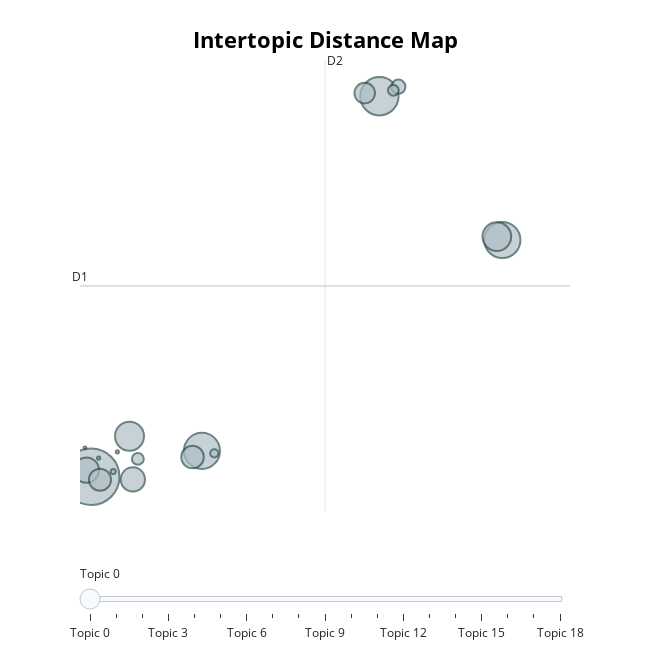

The cell this chart's notebook holds for it:
### Markdown cell above
#### Visualizing topics and their sizes

### Code cell
topic_model.visualize_topics()

### Figure 1 — Plotly figure (JSON) as saved in the notebook; plotly's stock layout.template omitted (floating-point values rounded to 4 significant figures)
{"data": [{"customdata": [[0, "police | old | child | home | man", 8164], [1, "al | government | military | attack | president", 3749], [2, "league | player | game | goal | club", 3325], [3, "car | flight | passenger | company | apple", 3315], [4, "patient | hospital | cancer | doctor | health", 2143], [5, "win | team | race | world | game", 2102], [6, "mr | prince | labour | minister | party", 1648], [7, "dog | animal | cat | shark | pet", 1488], [8, "space | earth | storm | nasa | weather", 1296], [9, "obama | president | state | clinton | republican", 1248], [10, "korea | china | north | korean | chinese", 1079], [11, "cuba | cuban | government | haiti | president", 508], [12, "school | student | pupil | teacher | university", 354], [13, "french | knox | paris | france | hollande", 295], [14, "apple | device | iphone | google | user", 169], [15, "est | australia | galaxy | shear | court", 64], [16, "cosby | allegation | comedian | rape | woman", 27], [17, "mccann | madeleine | praia | luz | gerry", 24], [18, "potter | harry | rowling | book | series", 21]], "hovertemplate": "<b>Topic %{customdata[0]}</b><br>%{customdata[1]}<br>Size: %{customdata[2]}", "legendgroup": "", "marker": {"color": "#B0BEC5", "line": {"color": "DarkSlateGrey", "width": 2}, "size": [8164, 3749, 3325, 3315, 2143, 2102, 1648, 1488, 1296, 1248, 1079, 508, 354, 295, 169, 64, 27, 24, 21], "sizemode": "area", "sizeref": 5.103, "symbol": "circle"}, "mode": "markers", "name": "", "orientation": "v", "showlegend": false, "type": "scatter", "x": [1.144, 9.445, 12.99, 4.334, 2.248, 12.83, 1.004, 2.345, 4.064, 1.397, 9.022, 9.992, 2.488, 9.848, 4.69, 1.779, 1.358, 1.898, 0.9671], "xaxis": "x", "y": [-9.694, 7.689, 1.118, -8.515, -7.844, 1.277, -9.394, -9.817, -8.794, -9.832, 7.833, 8.127, -8.881, 7.963, -8.627, -9.453, -8.844, -8.561, -8.376], "yaxis": "y"}], "layout": {"annotations": [{"showarrow": false, "text": "D1", "x": 0.822, "y": -0.9807, "yshift": 10}, {"showarrow": false, "text": "D2", "x": 7.878, "xshift": 10, "y": 9.346}], "height": 650, "hoverlabel": {"bgcolor": "white", "font": {"family": "Rockwell", "size": 16}}, "legend": {"itemsizing": "constant", "tracegroupgap": 0}, "margin": {"t": 60}, "shapes": [{"line": {"color": "#CFD8DC", "width": 2}, "type": "line", "x0": 7.878, "x1": 7.878, "y0": -11.31, "y1": 9.346}, {"line": {"color": "#9E9E9E", "width": 2}, "type": "line", "x0": 0.822, "x1": 14.93, "y0": -0.9807, "y1": -0.9807}], "sliders": [{"active": 0, "pad": {"t": 50}, "steps": [{"args": [{"marker.color": [["red", "#B0BEC5", "#B0BEC5", "#B0BEC5", "#B0BEC5", "#B0BEC5", "#B0BEC5", "#B0BEC5", "#B0BEC5", "#B0BEC5", "#B0BEC5", "#B0BEC5", "#B0BEC5", "#B0BEC5", "#B0BEC5", "#B0BEC5", "#B0BEC5", "#B0BEC5", "#B0BEC5"]]}], "label": "Topic 0", "method": "update"}, {"args": [{"marker.color": [["#B0BEC5", "red", "#B0BEC5", "#B0BEC5", "#B0BEC5", "#B0BEC5", "#B0BEC5", "#B0BEC5", "#B0BEC5", "#B0BEC5", "#B0BEC5", "#B0BEC5", "#B0BEC5", "#B0BEC5", "#B0BEC5", "#B0BEC5", "#B0BEC5", "#B0BEC5", "#B0BEC5"]]}], "label": "Topic 1", "method": "update"}, {"args": [{"marker.color": [["#B0BEC5", "#B0BEC5", "red", "#B0BEC5", "#B0BEC5", "#B0BEC5", "#B0BEC5", "#B0BEC5", "#B0BEC5", "#B0BEC5", "#B0BEC5", "#B0BEC5", "#B0BEC5", "#B0BEC5", "#B0BEC5", "#B0BEC5", "#B0BEC5", "#B0BEC5", "#B0BEC5"]]}], "label": "Topic 2", "method": "update"}, {"args": [{"marker.color": [["#B0BEC5", "#B0BEC5", "#B0BEC5", "red", "#B0BEC5", "#B0BEC5", "#B0BEC5", "#B0BEC5", "#B0BEC5", "#B0BEC5", "#B0BEC5", "#B0BEC5", "#B0BEC5", "#B0BEC5", "#B0BEC5", "#B0BEC5", "#B0BEC5", "#B0BEC5", "#B0BEC5"]]}], "label": "Topic 3", "method": "update"}, {"args": [{"marker.color": [["#B0BEC5", "#B0BEC5", "#B0BEC5", "#B0BEC5", "red", "#B0BEC5", "#B0BEC5", "#B0BEC5", "#B0BEC5", "#B0BEC5", "#B0BEC5", "#B0BEC5", "#B0BEC5", "#B0BEC5", "#B0BEC5", "#B0BEC5", "#B0BEC5", "#B0BEC5", "#B0BEC5"]]}], "label": "Topic 4", "method": "update"}, {"args": [{"marker.color": [["#B0BEC5", "#B0BEC5", "#B0BEC5", "#B0BEC5", "#B0BEC5", "red", "#B0BEC5", "#B0BEC5", "#B0BEC5", "#B0BEC5", "#B0BEC5", "#B0BEC5", "#B0BEC5", "#B0BEC5", "#B0BEC5", "#B0BEC5", "#B0BEC5", "#B0BEC5", "#B0BEC5"]]}], "label": "Topic 5", "method": "update"}, {"args": [{"marker.color": [["#B0BEC5", "#B0BEC5", "#B0BEC5", "#B0BEC5", "#B0BEC5", "#B0BEC5", "red", "#B0BEC5", "#B0BEC5", "#B0BEC5", "#B0BEC5", "#B0BEC5", "#B0BEC5", "#B0BEC5", "#B0BEC5", "#B0BEC5", "#B0BEC5", "#B0BEC5", "#B0BEC5"]]}], "label": "Topic 6", "method": "update"}, {"args": [{"marker.color": [["#B0BEC5", "#B0BEC5", "#B0BEC5", "#B0BEC5", "#B0BEC5", "#B0BEC5", "#B0BEC5", "red", "#B0BEC5", "#B0BEC5", "#B0BEC5", "#B0BEC5", "#B0BEC5", "#B0BEC5", "#B0BEC5", "#B0BEC5", "#B0BEC5", "#B0BEC5", "#B0BEC5"]]}], "label": "Topic 7", "method": "update"}, {"args": [{"marker.color": [["#B0BEC5", "#B0BEC5", "#B0BEC5", "#B0BEC5", "#B0BEC5", "#B0BEC5", "#B0BEC5", "#B0BEC5", "red", "#B0BEC5", "#B0BEC5", "#B0BEC5", "#B0BEC5", "#B0BEC5", "#B0BEC5", "#B0BEC5", "#B0BEC5", "#B0BEC5", "#B0BEC5"]]}], "label": "Topic 8", "method": "update"}, {"args": [{"marker.color": [["#B0BEC5", "#B0BEC5", "#B0BEC5", "#B0BEC5", "#B0BEC5", "#B0BEC5", "#B0BEC5", "#B0BEC5", "#B0BEC5", "red", "#B0BEC5", "#B0BEC5", "#B0BEC5", "#B0BEC5", "#B0BEC5", "#B0BEC5", "#B0BEC5", "#B0BEC5", "#B0BEC5"]]}], "label": "Topic 9", "method": "update"}, {"args": [{"marker.color": [["#B0BEC5", "#B0BEC5", "#B0BEC5", "#B0BEC5", "#B0BEC5", "#B0BEC5", "#B0BEC5", "#B0BEC5", "#B0BEC5", "#B0BEC5", "red", "#B0BEC5", "#B0BEC5", "#B0BEC5", "#B0BEC5", "#B0BEC5", "#B0BEC5", "#B0BEC5", "#B0BEC5"]]}], "label": "Topic 10", "method": "update"}, {"args": [{"marker.color": [["#B0BEC5", "#B0BEC5", "#B0BEC5", "#B0BEC5", "#B0BEC5", "#B0BEC5", "#B0BEC5", "#B0BEC5", "#B0BEC5", "#B0BEC5", "#B0BEC5", "red", "#B0BEC5", "#B0BEC5", "#B0BEC5", "#B0BEC5", "#B0BEC5", "#B0BEC5", "#B0BEC5"]]}], "label": "Topic 11", "method": "update"}, {"args": [{"marker.color": [["#B0BEC5", "#B0BEC5", "#B0BEC5", "#B0BEC5", "#B0BEC5", "#B0BEC5", "#B0BEC5", "#B0BEC5", "#B0BEC5", "#B0BEC5", "#B0BEC5", "#B0BEC5", "red", "#B0BEC5", "#B0BEC5", "#B0BEC5", "#B0BEC5", "#B0BEC5", "#B0BEC5"]]}], "label": "Topic 12", "method": "update"}, {"args": [{"marker.color": [["#B0BEC5", "#B0BEC5", "#B0BEC5", "#B0BEC5", "#B0BEC5", "#B0BEC5", "#B0BEC5", "#B0BEC5", "#B0BEC5", "#B0BEC5", "#B0BEC5", "#B0BEC5", "#B0BEC5", "red", "#B0BEC5", "#B0BEC5", "#B0BEC5", "#B0BEC5", "#B0BEC5"]]}], "label": "Topic 13", "method": "update"}, {"args": [{"marker.color": [["#B0BEC5", "#B0BEC5", "#B0BEC5", "#B0BEC5", "#B0BEC5", "#B0BEC5", "#B0BEC5", "#B0BEC5", "#B0BEC5", "#B0BEC5", "#B0BEC5", "#B0BEC5", "#B0BEC5", "#B0BEC5", "red", "#B0BEC5", "#B0BEC5", "#B0BEC5", "#B0BEC5"]]}], "label": "Topic 14", "method": "update"}, {"args": [{"marker.color": [["#B0BEC5", "#B0BEC5", "#B0BEC5", "#B0BEC5", "#B0BEC5", "#B0BEC5", "#B0BEC5", "#B0BEC5", "#B0BEC5", "#B0BEC5", "#B0BEC5", "#B0BEC5", "#B0BEC5", "#B0BEC5", "#B0BEC5", "red", "#B0BEC5", "#B0BEC5", "#B0BEC5"]]}], "label": "Topic 15", "method": "update"}, {"args": [{"marker.color": [["#B0BEC5", "#B0BEC5", "#B0BEC5", "#B0BEC5", "#B0BEC5", "#B0BEC5", "#B0BEC5", "#B0BEC5", "#B0BEC5", "#B0BEC5", "#B0BEC5", "#B0BEC5", "#B0BEC5", "#B0BEC5", "#B0BEC5", "#B0BEC5", "red", "#B0BEC5", "#B0BEC5"]]}], "label": "Topic 16", "method": "update"}, {"args": [{"marker.color": [["#B0BEC5", "#B0BEC5", "#B0BEC5", "#B0BEC5", "#B0BEC5", "#B0BEC5", "#B0BEC5", "#B0BEC5", "#B0BEC5", "#B0BEC5", "#B0BEC5", "#B0BEC5", "#B0BEC5", "#B0BEC5", "#B0BEC5", "#B0BEC5", "#B0BEC5", "red", "#B0BEC5"]]}], "label": "Topic 17", "method": "update"}, {"args": [{"marker.color": [["#B0BEC5", "#B0BEC5", "#B0BEC5", "#B0BEC5", "#B0BEC5", "#B0BEC5", "#B0BEC5", "#B0BEC5", "#B0BEC5", "#B0BEC5", "#B0BEC5", "#B0BEC5", "#B0BEC5", "#B0BEC5", "#B0BEC5", "#B0BEC5", "#B0BEC5", "#B0BEC5", "red"]]}], "label": "Topic 18", "method": "update"}]}], "title": {"font": {"color": "Black", "size": 22}, "text": "<b>Intertopic Distance Map</b>", "x": 0.5, "xanchor": "center", "y": 0.95, "yanchor": "top"}, "width": 650, "xaxis": {"anchor": "y", "domain": [0, 1], "range": [0.822, 14.93], "title": {"text": ""}, "visible": false}, "yaxis": {"anchor": "x", "domain": [0, 1], "range": [-11.31, 9.346], "title": {"text": ""}, "visible": false}}}
